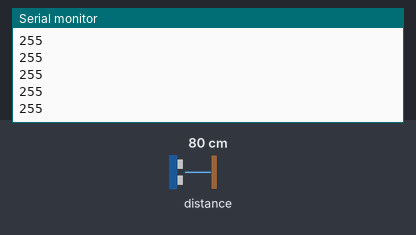
The sketch below on a simulated Arduino Nano 33 BLE. On the bench: the last lines printed to the serial monitor. The inputs (shaded band) are chosen by the test bench; at power-on: distance to the obstacle 80 cm.

Above: at 1.2 s.
1.3 s: distance to the obstacle set to 2 cm
At 1.35 s:
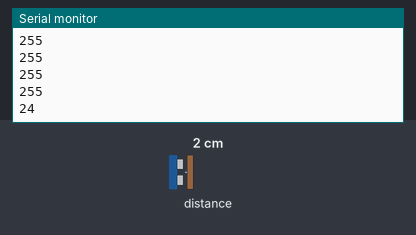
2.8 s: distance to the obstacle set to 4 cm
At 2.8 s:
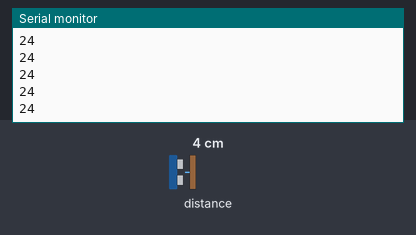
Timing chart, 0 to 5.8 s (numbered marks = the images above; inputs shaded):
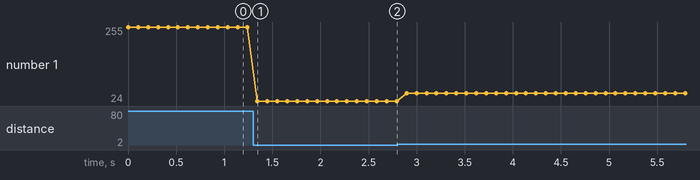

Measured:
- after the input at 1.3 s, the serial monitor: prints a new line after 0.04 s (image 1)
- plotted number 1: 255 → 24 after the input at 1.3 s, 24 → 48 after the input at 2.8 s

The sketch:

4_a_Proximity.ino
```cpp
/*
  APDS-9960 - Proximity Sensor

  This example reads proximity data from the on-board APDS-9960 sensor of the
  Nano 33 BLE Sense and prints the proximity value to the Serial Monitor
  every 100 ms.
*/

#include <Arduino_APDS9960.h>

void setup() {
  Serial.begin(9600);
  while (!Serial);

  if (!APDS.begin()) {
    Serial.println("Error initializing APDS-9960 sensor!");
  }
}

void loop() {
  // check if a proximity reading is available
  if (APDS.proximityAvailable()) {
    // read the proximity
    // - 0   => close
    // - 255 => far
    // - -1  => error
    int proximity = APDS.readProximity();

    // print value to the Serial Monitor
    Serial.println(proximity);
  }

  // wait a bit before reading again
  delay(100);
}
```
